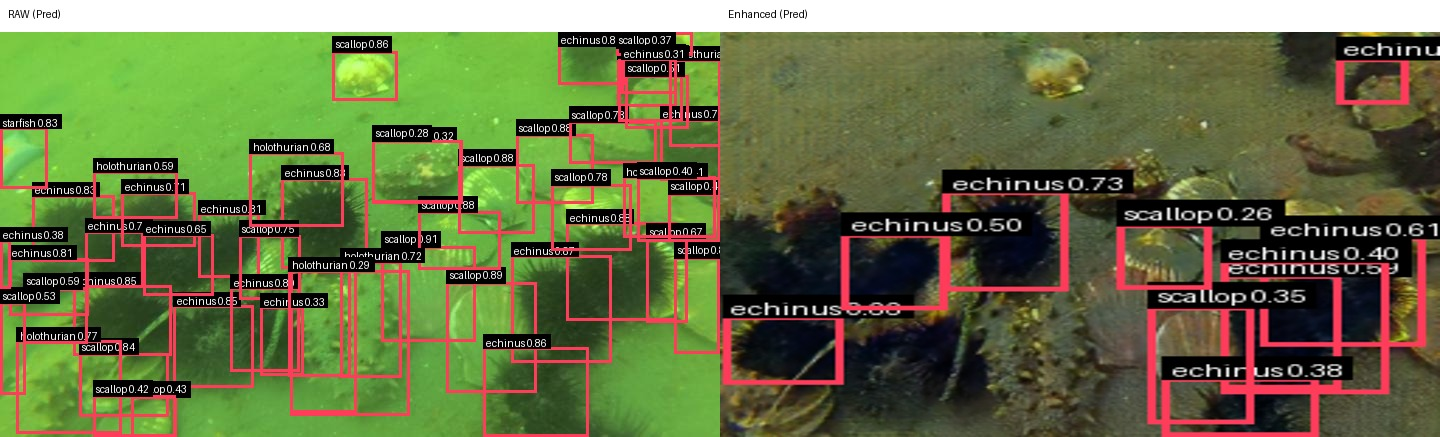
#> input picture 人工智能创新赛/人工智能创新赛_附件材料提交版/05_代表性结果/检测对照图.jpg, 1440 x 437 px
$ python evaluate_euvp_psnr_ssim.py --inp_dir '../../../人工智能创新赛/人工智能创新赛_附件材料提交版/05_代表性结果' --pred_dir '../../../人工智能创新赛/人工智能创新赛_附件材料提交版/05_代表性结果'   (older library calls are emulated)
#> lines starting #> are read from the running program, lines starting #| are printed output that depends on the picture
r"""
Evaluate PSNR and SSIM for EUVP test_samples.

Assumes directory structure:
- Inp: input images (e.g., d:\...\EUVP Dataset\test_samples\Inp)
- GTr: ground truth reference images
- Pred: generated images by model, filenames matching Inp (or mapped via a simple pattern).

This script matches files by basename (without extension). If your generated outputs from test.py
are named differently (e.g., saved as HTML with labels), you may specify a glob or rename them accordingly.

Usage:
  python scripts/evaluate_euvp_psnr_ssim.py --inp_dir "...\EUVP Dataset\test_samples\Inp" --gtr_dir "...\EUVP Dataset\test_samples\GTr" --pred_dir "...\results\euvp_cyclegan\test_latest\images"

"""

import argparse
from pathlib import Path
import json
import csv
import cv2
import numpy as np


def compute_psnr(img1, img2):
    return cv2.PSNR(img1, img2)


def compute_uciqe(image):
    lab = cv2.cvtColor(image, cv2.COLOR_BGR2LAB).astype(np.float64)
    l_channel, a_channel, b_channel = cv2.split(lab)
    l_channel = l_channel * (100.0 / 255.0)
    a_channel = a_channel - 128.0
    b_channel = b_channel - 128.0
    chroma = np.sqrt(a_channel * a_channel + b_channel * b_channel)
    sigma_c = float(np.std(chroma))
    con_l = float(np.percentile(l_channel, 99) - np.percentile(l_channel, 1))
    hsv = cv2.cvtColor(image, cv2.COLOR_BGR2HSV).astype(np.float64)
    s_channel = hsv[:, :, 1] / 255.0
    mu_s = float(np.mean(s_channel))
    return 0.4680 * sigma_c + 0.2745 * con_l + 0.2576 * mu_s


def _trimmed_stats(x: np.ndarray, alpha: float = 0.1):
    v = np.sort(x.reshape(-1).astype(np.float64))
    n = int(v.size)
    if n == 0:
        return 0.0, 0.0
    k = int(alpha * n)
    if n - 2 * k <= 0:
        t = v
    else:
        t = v[k:n - k]
    return float(np.mean(t)), float(np.std(t))


def _eme(x: np.ndarray, block_size: int = 8, eps: float = 1e-12) -> float:
    x = x.astype(np.float64)
    h, w = x.shape[:2]
    k1 = h // block_size
    k2 = w // block_size
    if k1 <= 0 or k2 <= 0:
        return 0.0
    x = x[:k1 * block_size, :k2 * block_size]
    s = 0.0
    for i in range(k1):
        for j in range(k2):
            block = x[i * block_size:(i + 1) * block_size, j * block_size:(j + 1) * block_size]
            bmax = float(np.max(block))
            bmin = float(np.min(block))
            s += float(np.log((bmax + eps) / (bmin + eps)))
    return float((2.0 / (k1 * k2)) * s)


def _compute_uicm(bgr: np.ndarray) -> float:
    rgb = cv2.cvtColor(bgr, cv2.COLOR_BGR2RGB).astype(np.float64)
    r = rgb[:, :, 0]
    g = rgb[:, :, 1]
    b = rgb[:, :, 2]
    rg = r - g
    yb = 0.5 * (r + g) - b
    mu_rg, sigma_rg = _trimmed_stats(rg)
    mu_yb, sigma_yb = _trimmed_stats(yb)
    return float((-0.0268 * np.sqrt(mu_rg * mu_rg + mu_yb * mu_yb)) + (0.1586 * np.sqrt(sigma_rg * sigma_rg + sigma_yb * sigma_yb)))


def _compute_uism(bgr: np.ndarray) -> float:
    rgb = cv2.cvtColor(bgr, cv2.COLOR_BGR2RGB).astype(np.float64)
    emes = []
    for c in range(3):
        ch = rgb[:, :, c]
        gx = cv2.Sobel(ch, cv2.CV_64F, 1, 0, ksize=3)
        gy = cv2.Sobel(ch, cv2.CV_64F, 0, 1, ksize=3)
        mag = np.sqrt(gx * gx + gy * gy)
        emes.append(_eme(mag))
    return float(0.299 * emes[0] + 0.587 * emes[1] + 0.114 * emes[2])


def _compute_uiconm(bgr: np.ndarray, block_size: int = 8, eps: float = 1e-12) -> float:
    gray = cv2.cvtColor(bgr, cv2.COLOR_BGR2GRAY).astype(np.float64)
    h, w = gray.shape[:2]
    k1 = h // block_size
    k2 = w // block_size
    if k1 <= 0 or k2 <= 0:
        return 0.0
    gray = gray[:k1 * block_size, :k2 * block_size]
    s = 0.0
    for i in range(k1):
        for j in range(k2):
            block = gray[i * block_size:(i + 1) * block_size, j * block_size:(j + 1) * block_size]
            bmax = float(np.max(block))
            bmin = float(np.min(block))
            s += (bmax - bmin) / (bmax + bmin + eps)
    return float(s / (k1 * k2))


def compute_uiqm(image):
    uicm = _compute_uicm(image)
    uism = _compute_uism(image)
    uiconm = _compute_uiconm(image)
    return 0.0282 * uicm + 0.2953 * uism + 3.5753 * uiconm


# [39 lines left out: functions compute_uiqm_parts, _ssim_single_channel, compute_ssim, not called in this run]


def read_image(path: Path):
    img = cv2.imread(str(path), cv2.IMREAD_COLOR)
    if img is None:
        raise ValueError(f"Failed to read image: {path}")
    return img


def _is_image_file(path: Path) -> bool:
    if not path.is_file():
        return False
    return path.suffix.lower() in {".png", ".jpg", ".jpeg", ".bmp", ".tif", ".tiff"}


def _normalize_key(stem: str) -> str:
    s = stem
    lower = s.lower()
    for token in [
        "__fake",
        "_fake",
        "-fake",
        " fake",
        "__real",
        "_real",
        "-real",
        " real",
        "__gt",
        "_gt",
        "-gt",
        " gt",
        "__gtr",
        "_gtr",
        "-gtr",
        " gtr",
        "__ref",
        "_ref",
        "-ref",
        " ref",
        "__reference",
        "_reference",
        "-reference",
        " reference",
        "__target",
        "_target",
        "-target",
        " target",
    ]:
        idx = lower.find(token)
        if idx != -1:
            s = s[:idx]
            lower = s.lower()
    s = s.strip()
    lower = s.lower()
    for prefix in ["raw_", "input_", "inp_", "underwater_", "uw_", "ref_", "gt_", "gtr_"]:
        if lower.startswith(prefix):
            s = s[len(prefix):].strip()
            lower = s.lower()
    s = s.strip()
    return s.rstrip("_- ")


def _index_images_by_key(dir_path: Path):
    by_key = {}
    for p in sorted([x for x in dir_path.glob("**/*") if _is_image_file(x)]):
        key = _normalize_key(p.stem)
        by_key.setdefault(key, []).append(p)
    return by_key


def _pick_best_pred(candidates):
    if not candidates:
        return None
    scored = []
    for p in candidates:
        name = p.name.lower()
        score = 0
        if "fake" in name:
            score += 10
        if "real" in name:
            score -= 10
        if p.suffix.lower() == ".png":
            score += 2
        scored.append((score, p))
    scored.sort(key=lambda x: (-x[0], x[1].name))
    return scored[0][1]


# [132 lines left out: functions _bootstrap_ci, _benchmark_fieldnames, _summary_to_benchmark_row, _parse_epoch_key, _upsert_benchmark_csv, not called in this run]


def main():
    parser = argparse.ArgumentParser()
    parser.add_argument("--inp_dir", required=True)
    parser.add_argument("--gtr_dir", required=False)
    parser.add_argument("--ref_dir", required=False)
    parser.add_argument("--pred_dir", required=True)
    parser.add_argument("--save_csv", required=False)
    parser.add_argument("--save_json", required=False)
    parser.add_argument("--benchmark_csv", required=False)
    parser.add_argument("--benchmark_dataset", required=False, default="")
    parser.add_argument("--benchmark_model", required=False, default="")
    parser.add_argument("--benchmark_epoch", required=False, default="")
    parser.add_argument("--bootstrap_iters", type=int, default=1000)
    parser.add_argument("--seed", type=int, default=123)
    parser.add_argument("--max_images", type=int, default=0)
    parser.add_argument("--report_uiqm_parts", action="store_true")
    args = parser.parse_args()

    inp_dir = Path(args.inp_dir)
    pred_dir = Path(args.pred_dir)
    ref_dir_str = args.ref_dir if args.ref_dir else args.gtr_dir
    has_ref = ref_dir_str is not None and ref_dir_str != ""
    ref_dir = Path(ref_dir_str) if has_ref else None

    inp_files = sorted([p for p in inp_dir.glob("**/*") if _is_image_file(p)])
    if args.max_images and args.max_images > 0:
        inp_files = inp_files[: int(args.max_images)]
    pred_by_key = _index_images_by_key(pred_dir)
    ref_by_key = _index_images_by_key(ref_dir) if has_ref else {}

    psnrs = []
    ssims = []
    uciqe_inp = []
    uiqm_inp = []
    uciqe_pred = []
    uiqm_pred = []
    uciqe_ref = []
    uiqm_ref = []
    uicm_inp = []
    uicm_pred = []
    uicm_ref = []
    uism_inp = []
    uism_pred = []
    uism_ref = []
    uiconm_inp = []
    uiconm_pred = []
    uiconm_ref = []
    matched = 0
    rows = []

    for inp_path in inp_files:
        key = _normalize_key(inp_path.stem)
        pred_candidates = pred_by_key.get(key, [])
        pred_path = _pick_best_pred(pred_candidates)
        if pred_path is None:
            candidates = list(pred_dir.glob(f"{inp_path.stem}*_fake*.png"))
            if len(candidates) == 0:
                candidates = list(pred_dir.glob(f"{inp_path.stem}*_fake*.jpg"))
            pred_path = _pick_best_pred(candidates)
        if pred_path is None:
            continue

        inp_img = read_image(inp_path)
#> in read_image, img is the input picture: shape (437, 1440, 3); mean B, G, R 70, 112.3, 104.7
        pred_img = read_image(pred_path)
        ref_img = None
        ref_path = None
        if has_ref:
            ref_candidates = ref_by_key.get(key, [])
            if not ref_candidates:
                ref_candidates = list(ref_dir.glob(f"{inp_path.stem}*"))
            if ref_candidates:
                ref_path = sorted(ref_candidates)[0]
                ref_img = read_image(ref_path)

        h, w = inp_img.shape[:2]
        if pred_img.shape[:2] != (h, w):
            pred_img = cv2.resize(pred_img, (w, h), interpolation=cv2.INTER_AREA)
        if ref_img is not None and ref_img.shape[:2] != (h, w):
            ref_img = cv2.resize(ref_img, (w, h), interpolation=cv2.INTER_AREA)

        psnr_val = None
        ssim_val = None
        if ref_img is not None:
            psnr_val = compute_psnr(ref_img, pred_img)
            ssim_val = compute_ssim(ref_img, pred_img)
            psnrs.append(psnr_val)
            ssims.append(ssim_val)
        uciqe_inp_val = compute_uciqe(inp_img)
#> in compute_uciqe, `chroma = np.sqrt(a_channel * a_channel + b_channel * b_channel)`:
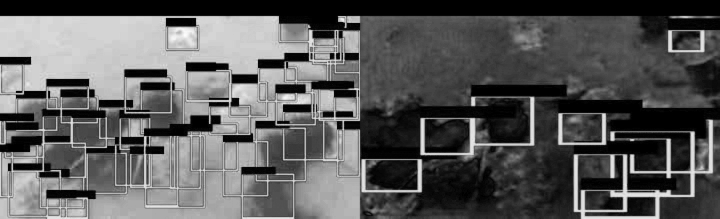
#> chroma: shape (437, 1440) float64 (shown at 1/2 size); min 0, max 88.84, mean 31.6; drawn with min black and max white
#> in compute_uciqe, `sigma_c = float(np.std(chroma))`: sigma_c = 25.58
#> in compute_uciqe, `con_l = float(np.percentile(l_channel, 99) - np.percentile(l_channel, ..`: con_l = 100
#> in compute_uciqe, `s_channel = hsv[:, :, 1] / 255.0`:
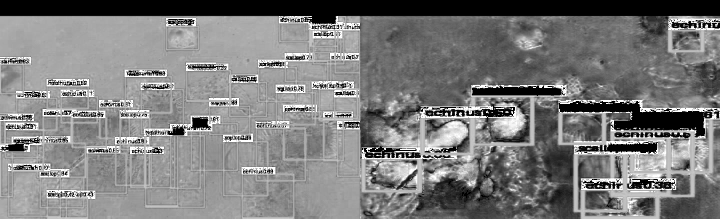
#> s_channel: shape (437, 1440) float64 (shown at 1/2 size); min 0, max 1, mean 0.487
#> in compute_uciqe, `mu_s = float(np.mean(s_channel))`: mu_s = 0.487
#> uciqe_inp_val = 39.55
        uciqe_pred_val = compute_uciqe(pred_img)
#> uciqe_pred_val = 39.55
        if args.report_uiqm_parts:
            uiqm_inp_val, uicm_inp_val, uism_inp_val, uiconm_inp_val = compute_uiqm_parts(inp_img)
            uiqm_pred_val, uicm_pred_val, uism_pred_val, uiconm_pred_val = compute_uiqm_parts(pred_img)
            uicm_inp.append(uicm_inp_val)
            uicm_pred.append(uicm_pred_val)
            uism_inp.append(uism_inp_val)
            uism_pred.append(uism_pred_val)
            uiconm_inp.append(uiconm_inp_val)
            uiconm_pred.append(uiconm_pred_val)
        else:
            uiqm_inp_val = compute_uiqm(inp_img)
#> in _compute_uicm, `rg = r - g`:
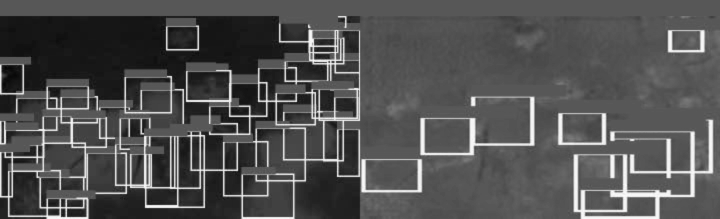
#> rg: shape (437, 1440) float64 (shown at 1/2 size); min -108, max 205, mean -7.5; drawn with min black and max white
#> in _compute_uicm, `yb = 0.5 * (r + g) - b`:
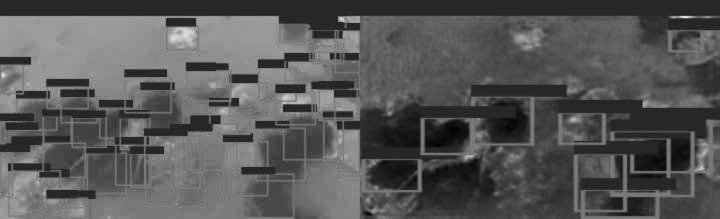
#> yb: shape (437, 1440) float64 (shown at 1/2 size); min -31.5, max 173.5, mean 38.6; drawn with min black and max white
#> in _compute_uicm, `mu_rg, sigma_rg = _trimmed_stats(rg)`: mu_rg = -15.04; sigma_rg = 25.13
#> in _compute_uicm, `mu_yb, sigma_yb = _trimmed_stats(yb)`: mu_yb = 37.43; sigma_yb = 25.81
#> in compute_uiqm, `uicm = _compute_uicm(image)`: uicm = 4.63
#> the loop in _compute_uism, `for c in range(3):` made 3 passes
#> pass 1, in _compute_uism, `gy = cv2.Sobel(ch, cv2.CV_64F, 0, 1, ksize=3)`:
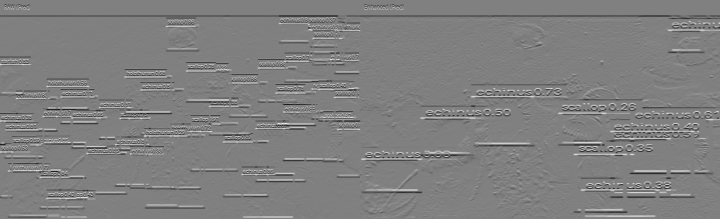
#> gy: shape (437, 1440) float64 (shown at 1/2 size); min -1020, max 1010, mean -2.3; drawn with min black and max white
#> pass 1, in _eme, `x = x[:k1 * block_size, :k2 * block_size]`:
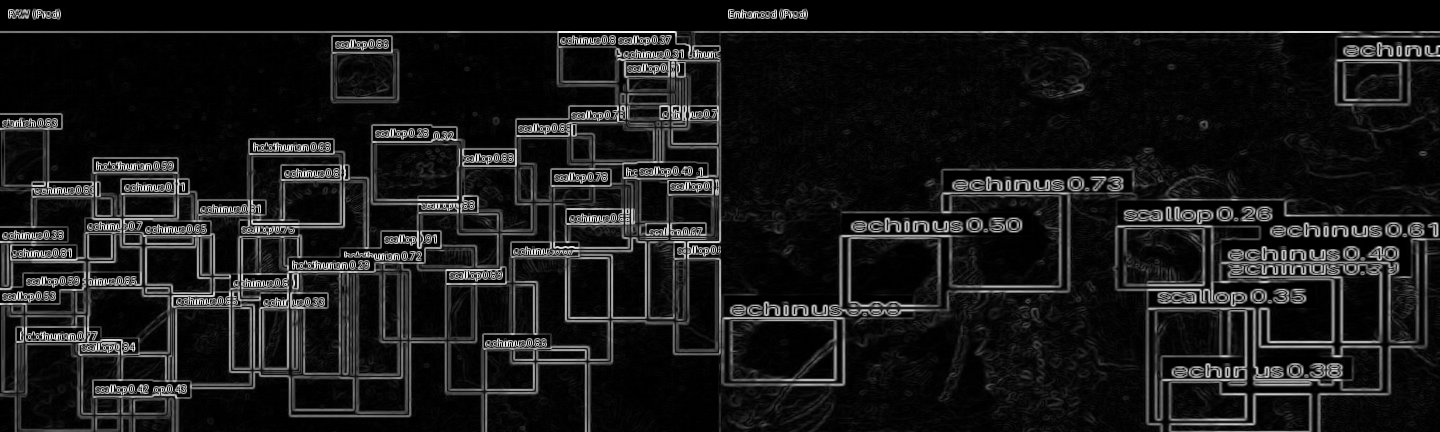
#> x: shape (432, 1440) float64; min 0, max 1060.6, mean 106.3; drawn with min black and max white
#> after the loop in _compute_uism, `for c in range(3):`: emes = [19.32, 18.81, 20.27]
#> (the rest of the program and of its run is left out)
